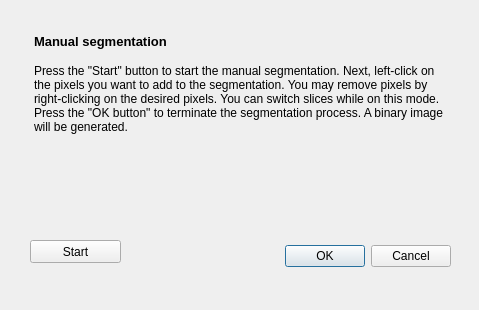
<?xml version="1.0" encoding="UTF-8"?>
<ui version="4.0">
 <class>ManualSegmentation_View</class>
 <widget class="QDialog" name="ManualSegmentation_View">
  <property name="geometry">
   <rect>
    <x>0</x>
    <y>0</y>
    <width>479</width>
    <height>310</height>
   </rect>
  </property>
  <property name="windowTitle">
   <string>Manual segmentation</string>
  </property>
  <widget class="QDialogButtonBox" name="buttonBox">
   <property name="geometry">
    <rect>
     <x>200</x>
     <y>240</y>
     <width>251</width>
     <height>32</height>
    </rect>
   </property>
   <property name="toolTipDuration">
    <number>-1</number>
   </property>
   <property name="orientation">
    <enum>Qt::Horizontal</enum>
   </property>
   <property name="standardButtons">
    <set>QDialogButtonBox::Cancel|QDialogButtonBox::Ok</set>
   </property>
  </widget>
  <widget class="QWidget" name="gridLayoutWidget">
   <property name="geometry">
    <rect>
     <x>30</x>
     <y>30</y>
     <width>421</width>
     <height>194</height>
    </rect>
   </property>
   <layout class="QGridLayout" name="gridLayout">
    <item row="0" column="1">
     <widget class="QTextEdit" name="textEdit">
      <property name="enabled">
       <bool>true</bool>
      </property>
      <property name="sizePolicy">
       <sizepolicy hsizetype="Minimum" vsizetype="Minimum">
        <horstretch>0</horstretch>
        <verstretch>0</verstretch>
       </sizepolicy>
      </property>
      <property name="sizeIncrement">
       <size>
        <width>0</width>
        <height>0</height>
       </size>
      </property>
      <property name="baseSize">
       <size>
        <width>0</width>
        <height>0</height>
       </size>
      </property>
      <property name="autoFillBackground">
       <bool>true</bool>
      </property>
      <property name="styleSheet">
       <string notr="true">background: rgba(0,0,0,0%)</string>
      </property>
      <property name="frameShape">
       <enum>QFrame::NoFrame</enum>
      </property>
      <property name="readOnly">
       <bool>true</bool>
      </property>
      <property name="html">
       <string>&lt;!DOCTYPE HTML PUBLIC &quot;-//W3C//DTD HTML 4.0//EN&quot; &quot;http://www.w3.org/TR/REC-html40/strict.dtd&quot;&gt;
&lt;html&gt;&lt;head&gt;&lt;meta name=&quot;qrichtext&quot; content=&quot;1&quot; /&gt;&lt;style type=&quot;text/css&quot;&gt;
p, li { white-space: pre-wrap; }
&lt;/style&gt;&lt;/head&gt;&lt;body style=&quot; font-family:'Sans Serif'; font-size:9pt; font-weight:400; font-style:normal;&quot;&gt;
&lt;p style=&quot; margin-top:0px; margin-bottom:0px; margin-left:0px; margin-right:0px; -qt-block-indent:0; text-indent:0px;&quot;&gt;&lt;span style=&quot; font-size:10pt; font-weight:600;&quot;&gt;Manual segmentation &lt;/span&gt;&lt;/p&gt;
&lt;p style=&quot;-qt-paragraph-type:empty; margin-top:0px; margin-bottom:0px; margin-left:0px; margin-right:0px; -qt-block-indent:0; text-indent:0px; font-size:10pt; font-weight:600;&quot;&gt;&lt;br /&gt;&lt;/p&gt;
&lt;p style=&quot; margin-top:0px; margin-bottom:0px; margin-left:0px; margin-right:0px; -qt-block-indent:0; text-indent:0px;&quot;&gt;Press the &amp;quot;Start&amp;quot; button to start the manual segmentation. Next, left-click on the pixels you want to add to the segmentation. You may remove pixels by right-clicking on the desired pixels. You can switch slices while on this mode. &lt;/p&gt;
&lt;p style=&quot; margin-top:0px; margin-bottom:0px; margin-left:0px; margin-right:0px; -qt-block-indent:0; text-indent:0px;&quot;&gt;Press the &amp;quot;OK button&amp;quot; to terminate the segmentation process. A binary image will be generated.&lt;/p&gt;
&lt;p style=&quot;-qt-paragraph-type:empty; margin-top:0px; margin-bottom:0px; margin-left:0px; margin-right:0px; -qt-block-indent:0; text-indent:0px; font-size:10pt; font-weight:600;&quot;&gt;&lt;br /&gt;&lt;/p&gt;&lt;/body&gt;&lt;/html&gt;</string>
      </property>
     </widget>
    </item>
   </layout>
  </widget>
  <widget class="QPushButton" name="pushButton">
   <property name="geometry">
    <rect>
     <x>30</x>
     <y>240</y>
     <width>91</width>
     <height>23</height>
    </rect>
   </property>
   <property name="text">
    <string>Start</string>
   </property>
  </widget>
 </widget>
 <resources/>
 <connections>
  <connection>
   <sender>buttonBox</sender>
   <signal>accepted()</signal>
   <receiver>ManualSegmentation_View</receiver>
   <slot>accept()</slot>
   <hints>
    <hint type="sourcelabel">
     <x>248</x>
     <y>254</y>
    </hint>
    <hint type="destinationlabel">
     <x>157</x>
     <y>274</y>
    </hint>
   </hints>
  </connection>
  <connection>
   <sender>buttonBox</sender>
   <signal>rejected()</signal>
   <receiver>ManualSegmentation_View</receiver>
   <slot>reject()</slot>
   <hints>
    <hint type="sourcelabel">
     <x>316</x>
     <y>260</y>
    </hint>
    <hint type="destinationlabel">
     <x>286</x>
     <y>274</y>
    </hint>
   </hints>
  </connection>
 </connections>
</ui>
